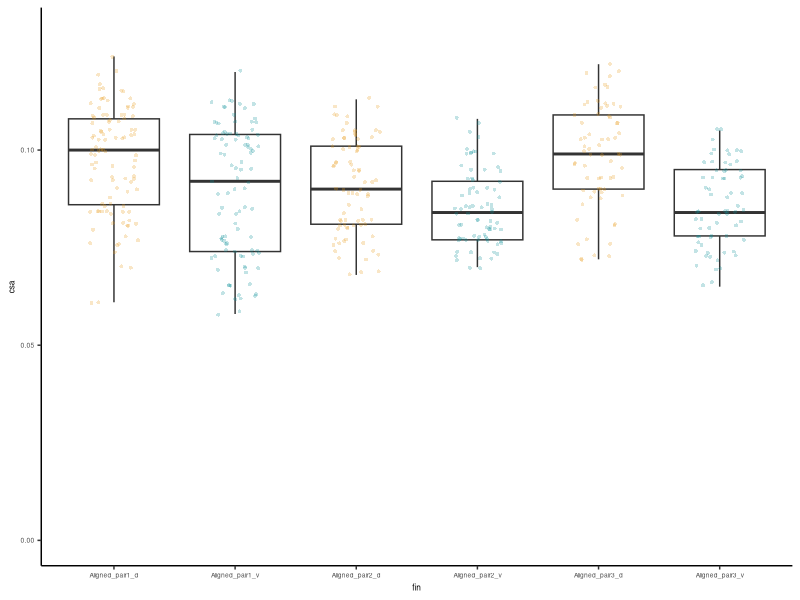
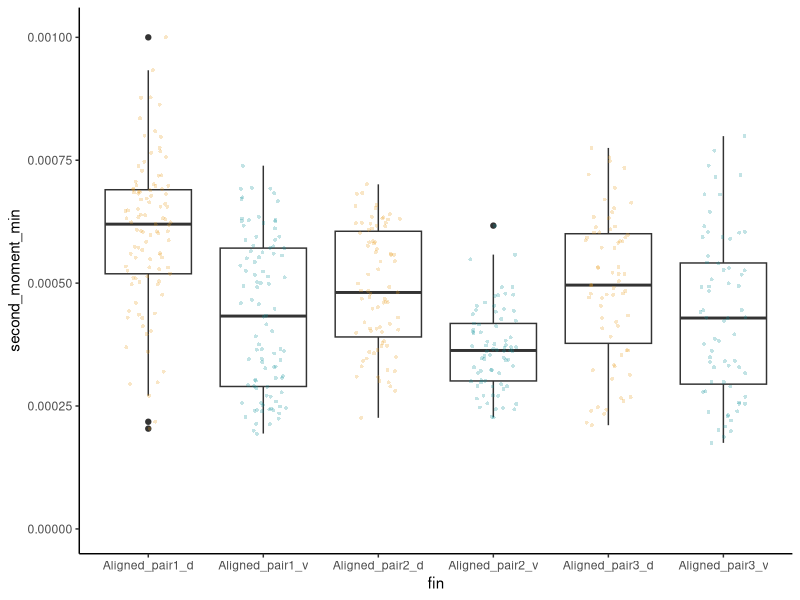

The R source for these figures, in order: (Note: this script raises an error after producing the figures.)
# Measure and plot fin rays for Eusthenopteron CMNH 10926 DV comparison
# May 2019
# TAS


# initialize packages ####
library(ggplot2)


# load data ####
eusthenopteron_all_data <- read.delim("data/CMNH1092_measured_rays.txt") # load data

eusthenopteron_all_data <- eusthenopteron_all_data[c("Label", "Slice","CSA","Imin_._.4.","Imax_._.4.")] # readuce to variables we compare
  colnames(eusthenopteron_all_data) <- c("fin", "slice","csa","second_moment_min", "second_moment_max") # re-name columns for clarity.

  
# plot data ####

# set color scheme for d vs v
group.colors <- c(Aligned_pair1_d="#E89E1C", Aligned_pair1_v="#0D929A", 
                  Aligned_pair2_d="#E89E1C", Aligned_pair2_v="#0D929A",
                  Aligned_pair3_d="#E89E1C", Aligned_pair3_v="#0D929A")

# plot cross sectional area.
p_eust_csa <- ggplot(data=eusthenopteron_all_data, aes(x=fin, y=csa)) +
  geom_boxplot() +
  geom_jitter(shape=16, position=position_jitter(0.2), size=1, alpha=0.25, aes(color=fin)) +
  scale_color_manual(values = group.colors) +
  ylim(0,0.13) +
  theme_classic() +
  theme(legend.position="none", text=element_text(size=6))

ggsave("../output_figures/CMNH10926_csa.pdf", plot=p_eust_csa,  width=5, height=5, units = "cm")

# plot second moment of area - minimum 
p_eust_2nd_mom <- ggplot(data=eusthenopteron_all_data, aes(x=fin, y=second_moment_min))  +
  geom_boxplot() +
  geom_jitter(shape=16, position=position_jitter(0.2), size=1, alpha=0.25, aes(color=fin)) +
  theme_classic() +
  ylim(0,0.00101) +
  theme(legend.position="none") +
  scale_color_manual(values = group.colors)

ggsave("../output_figures/CMNH10926_csa_mom.pdf", plot=p_eust_2nd_mom,  width=6, height=5, units = "cm")


# second moment of area - max # I think not going to use. In this spp., it corresponds to the AP axis of the fin. 

# analyzing eusthenopteron rays ####
eusth_d1 <- eusthenopteron_all_data[eusthenopteron_all_data$fin=="Aligned_pair1_d",]
eusth_v1 <- eusthenopteron_all_data[eusthenopteron_all_data$fin=="Aligned_pair1_v",]
eusth_d2 <- eusthenopteron_all_data[eusthenopteron_all_data$fin=="Aligned_pair2_d",]
eusth_v2 <- eusthenopteron_all_data[eusthenopteron_all_data$fin=="Aligned_pair2_v",]
eusth_d3 <- eusthenopteron_all_data[eusthenopteron_all_data$fin=="Aligned_pair3_d",]
eusth_v3 <- eusthenopteron_all_data[eusthenopteron_all_data$fin=="Aligned_pair3_v",]

# comparing difference in CSA -- for text
(mean(eusth_d1$csa)/mean(eusth_v1$csa) + mean(eusth_d2$csa)/mean(eusth_v2$csa) + mean(eusth_d3$csa)/mean(eusth_v3$csa) ) /3

# comparing SMA, minimum - for text
(mean(eusth_d1$csa)/mean(eusth_v1$csa) + mean(eusth_d2$csa)/mean(eusth_v2$csa) + mean(eusth_d3$csa)/mean(eusth_v3$csa) ) /3


# statistics  
# test if  data are normally distributed.
shapiro.test(eusth_d1$csa)
shapiro.test(eusth_d2$csa)
shapiro.test(eusth_d3$csa)
shapiro.test(eusth_v1$csa)
shapiro.test(eusth_v2$csa)
shapiro.test(eusth_v3$csa)
shapiro.test(eusth_d1$second_moment_min)
shapiro.test(eusth_d2$second_moment_min)
shapiro.test(eusth_d3$second_moment_min)
shapiro.test(eusth_v1$second_moment_min)
shapiro.test(eusth_v2$second_moment_min)
shapiro.test(eusth_v3$second_moment_min)

# Interpreting the output: p-values < 0.05 imply that the distribution of the data are significantly different from normal distribution. In other words, we can assume that they are not-normal.

# Therefore, it is more appropriate to run the Mann-Whitney-Wilcoxon Test, which allows us to test whether the population distributions are identical without assuming them to follow the normal distribution.

#  table of these results
d1_vs_v1_csa <- as.vector(c("Eusthenopteron", "CMNH10926", "d1_vs_v1", "csa", wilcox.test(eusth_d1$csa, eusth_v1$csa)$statistic, wilcox.test(eusth_d1$csa, eusth_v1$csa)$p.value))
d2_vs_v2_csa <- as.vector(c("Eusthenopteron", "CMNH10926", "d2_vs_v3", "csa", wilcox.test(eusth_d2$csa, eusth_v2$csa)$statistic, wilcox.test(eusth_d2$csa, eusth_v2$csa)$p.value))
d3_vs_v3_csa <- as.vector(c("Eusthenopteron", "CMNH10926", "d2_vs_v3", "csa", wilcox.test(eusth_d3$csa, eusth_v3$csa)$statistic, wilcox.test(eusth_d3$csa, eusth_v3$csa)$p.value))
d1_vs_v1_mom <- as.vector(c("Eusthenopteron", "CMNH10926", "d1_vs_v1", "second_moment", wilcox.test(eusth_d1$second_moment_min, eusth_v1$second_moment_min)$statistic, wilcox.test(eusth_d1$second_moment_min, eusth_v1$second_moment_min)$p.value))
d2_vs_v2_mom <- as.vector(c("Eusthenopteron", "CMNH10926", "d2_vs_v3", "second_moment", wilcox.test(eusth_d2$second_moment_min, eusth_v2$second_moment_min)$statistic, wilcox.test(eusth_d2$second_moment_min, eusth_v2$second_moment_min)$p.value))
d3_vs_v3_mom <- as.vector(c("Eusthenopteron", "CMNH10926", "d2_vs_v3", "second_moment", wilcox.test(eusth_d3$second_moment_min, eusth_v3$second_moment_min)$statistic, wilcox.test(eusth_d3$second_moment_min, eusth_v3$second_moment_min)$p.value))

suppl_table <- rbind(d1_vs_v1_csa, d2_vs_v2_csa, d3_vs_v3_csa,
                     d1_vs_v1_mom, d2_vs_v2_mom, d3_vs_v3_mom)
  colnames(suppl_table) <- c("species", "specimen","rays_compared", "comparison", "W", "p-value")
  
write.table(suppl_table,"output_files/tetrapodomorph_dv_wilcox_test.txt",
              row.names = FALSE,
              quote=FALSE)